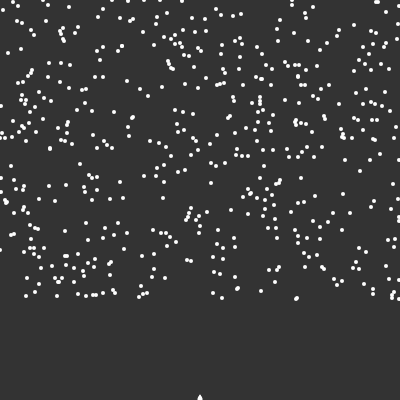
Frame 1 (no input)
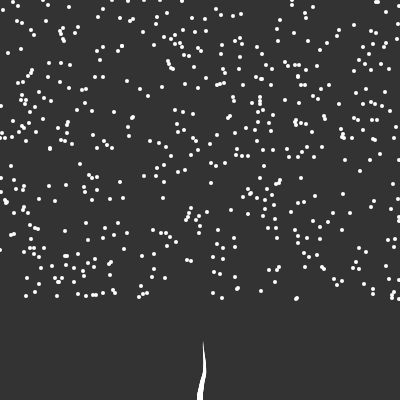
Frame 60 (no input)
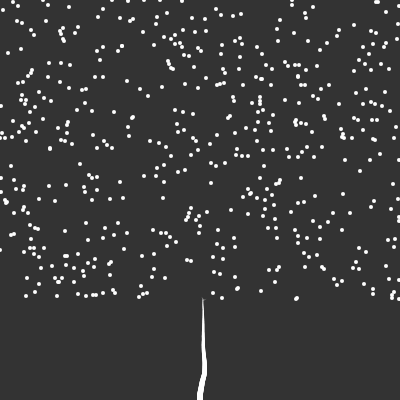
Frame 120 (the mouse pressed at the canvas centre since frame 60)

The p5.js sketch that drew these frames (run headless with seeded random() and noise() and a simulated clock; from frame 60 on, the mouse is pressed at the canvas centre):

// p5.js sketch
// ── sketch.js
let tree;
let maxDist = 100;
let minDist = 10;

let pause = false;

let buttonPause;
let buttonRestart;
let buttonSpeed;
let buttonView;

let branchLen = 1;
let speeds = ["FASTER","SLOWER"];
let views = [{
  view : "SIDE VIEW",
  rootHeight : 400,
  leafMinHeight : 300
},{
  view : "TOP VIEW",
  rootHeight : 200,
  leafMinHeight : 400
}];

let view = 0;

function setup() {
  createCanvas(400, 400);

  tree = new Tree();

  buttonPause = createButton("PAUSE");
  buttonPause.position(10, height + 10);
  buttonPause.mousePressed(pauseTree);

  buttonRestart = createButton("RESTART");
  buttonRestart.position(buttonPause.x + buttonPause.width + 10, height + 10);
  buttonRestart.mousePressed(restart);

  buttonSpeed = createButton(speeds[0]);
  buttonSpeed.position(buttonRestart.x + buttonRestart.width + 10, height + 10);
  buttonSpeed.mousePressed(setSpeed);

  buttonView = createButton(views[1-view].view);
  buttonView.position(buttonSpeed.x + buttonSpeed.width + 10, height + 10);
  buttonView.mousePressed(setView);
}

function draw() {
  if(!pause){
    background(51);
    tree.show();
    tree.grow();
  }
}

function pauseTree() {
  pause = !pause;
  if(pause){
    buttonPause.style('color',color(255, 0, 100));
  }else{
    buttonPause.style('color',color(51));
  }
}

function restart() {
  pause = false;
  buttonPause.style('color',color(51));

  tree = new Tree();
}

function setSpeed() {
  branchLen = 6 - branchLen;
  buttonSpeed.html(speeds[1-(branchLen%5)]);

  pause = false;
  buttonPause.style('color',color(51));

  tree = new Tree();
}

function setView() {
  view = 1 - view;
  buttonView.html(views[1-view].view);

  pause = false;
  buttonPause.style('color',color(51));

  tree = new Tree();
}

// ── branch.js
function Branch(parent, pos, dir) {
  this.parent = parent;
  this.pos = pos;
  this.dir = dir;
  this.origDir = this.dir.copy();
  this.count = 0;

  this.reset = function(){
    this.dir = this.origDir.copy();
    this.count = 0;
  }

  this.next = function(){
    let nextDir = p5.Vector.mult(this.dir, branchLen);
    //let nextDirRand = p5.Vector.add(nextDir, random(0.3));
    let nextPos = p5.Vector.add(this.pos, nextDir);//nextDirRand);
    let nextBranch = new Branch(this, nextPos, this.dir.copy());
    return nextBranch;
  }

  this.show = function(sw){
    if(parent !== null){
      strokeWeight(sw);
      stroke(255);
      line(this.pos.x, this.pos.y, this.parent.pos.x, this.parent.pos.y);
    }
  }
}

// ── leaf.js
function Leaf() {
  this.pos = createVector(floor(random(width)), floor(random(views[view].leafMinHeight)));
  this.reached = false;

  this.show = function() {
    fill(255);
    noStroke();
    ellipse(this.pos.x, this.pos.y, 4, 4);
  }
}

// ── tree.js
function Tree() {
  this.leaves = [];
  this.branches = [];

  for(let i = 0; i < 500; i++){
    this.leaves.push(new Leaf());
  }

  let rootPos = createVector(width/2, views[view].rootHeight);
  let rootDir = createVector(0, -1);
  let root = new Branch(null, rootPos, rootDir);

  this.branches.push(root);

  let current = root;
  let found = false;

  while(!found){
    for(let i = 0; i < this.leaves.length; i++){
      let d = p5.Vector.dist(current.pos, this.leaves[i].pos);
      if(d < maxDist){
        found = true;
      }
    }
    if(!found){
      let branch = current.next();
      current = branch;
      this.branches.push(current);
    }
  }

  this.grow = function() {
    for (let i = 0; i < this.leaves.length; i++){
      let leaf = this.leaves[i];
      let closestBranch = null;
      let record = Number.MAX_SAFE_INTEGER;

      for(let j = 0; j < this.branches.length; j++){
        let branch = this.branches[j];
        let d = p5.Vector.dist(leaf.pos, branch.pos);

        if(d < minDist){
          leaf.reached = true;
          closestBranch = null;
          break;
        }else if(d > maxDist){
          ;
        }else if(closestBranch === null || d < record){
          closestBranch = branch;
          record = d;
        }
      }

      if(closestBranch != null){
        let newDir = p5.Vector.sub(leaf.pos, closestBranch.pos);
        newDir.normalize();
        closestBranch.dir.add(newDir);
        closestBranch.count++;
      }
    }

    for(let i = this.leaves.length-1; i >= 0; i--){
      if(this.leaves[i].reached){
        this.leaves.splice(i, 1);
      }
    }

    for(let i = this.branches.length-1; i >= 0; i--){
      let branch = this.branches[i];
      if(branch.count > 0){
        branch.dir.div(branch.count + 1);
        this.branches.push(branch.next());
      }
      branch.reset();
    }
  }

  this.show = function() {
    for(let i = 0; i < this.leaves.length; i++){
      this.leaves[i].show();
    }

    for(let i = 0; i < this.branches.length; i++){
      let sw = map(i, 0, this.branches.length, 6, 0);
      this.branches[i].show(sw);
    }
  }

}
